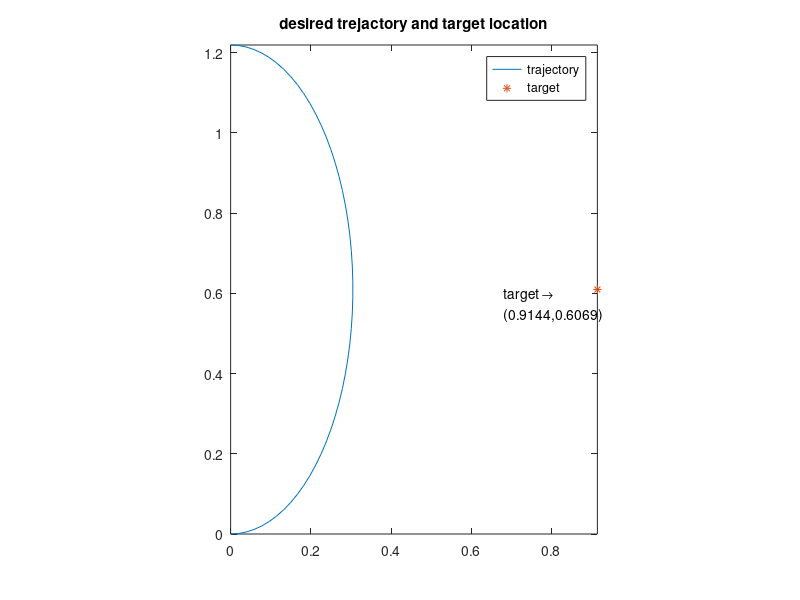

This figure's MATLAB source: (Note: this script raises an error after producing the figure.)
kp1=150;
kp2=150;
kp3=150;
kd1=1;
kd2=1;
kd3=1;
f=0.9;
delta_t=5e-1;
A=0.1/delta_t;

%x,y path
figure(2)
num=50;
h=0;
k=0.6096;
t=linspace(-pi/2,pi/2,num);
a=0.3048;
b=0.6096;
x=h+a*cos(t);
y=k+b*sin(t);
plot(x,y);
axis([0 0.9144 0 1.2192]);
title('desired trejactory and target location')
axis equal
hold on

%theta_b
target=[0.9144 0.6096];
plot(target(1),target(2),'*')
legend('trajectory','target');
text(0.68,0.57,{'target \rightarrow ';'(0.9144,0.6069)'});
theta=atan((0.6096-y)./(0.9144-x));
% theta_b=[theta(1:25) theta(26:50)*0.8];
theta_b=theta;

%difference of x and y
xdot=diff(x)/delta_t;
ydot=diff(y)/delta_t;
phidot=diff(theta_b)/delta_t;
traj_dot=[xdot;ydot;phidot];

%find motor velocity
for i=1:49
    F=function_F(theta_b(i));
    qdot(:,i)=F*traj_dot(:,i);
end
%get joints
joint_traj=cumsum(qdot,2)*delta_t;
figure
subplot(2,1,2)
time=linspace(0,10,length(joint_traj));
plot(time,joint_traj(1,:))
hold on 
plot(time,joint_traj(2,:))
plot(time,joint_traj(3,:))
legend('motor 1','motor 2','motor 3');
title('desired motor angles')
xlabel('Time (s)'); ylabel('Angle(radians)')

%plot x(t),y(t)
subplot(2,1,1)
time2=linspace(0,10,length(x));
yyaxis left
plot(time2,x)
hold on
plot(time2,y)
ylabel('Distance(meters)')
yyaxis right
plot(time2,theta_b)
ylabel('Angle(radians)')
legend('x(t)','y(t)','theta b')
title('path of x,y,theta b')
xlabel('Time (s)'); 

